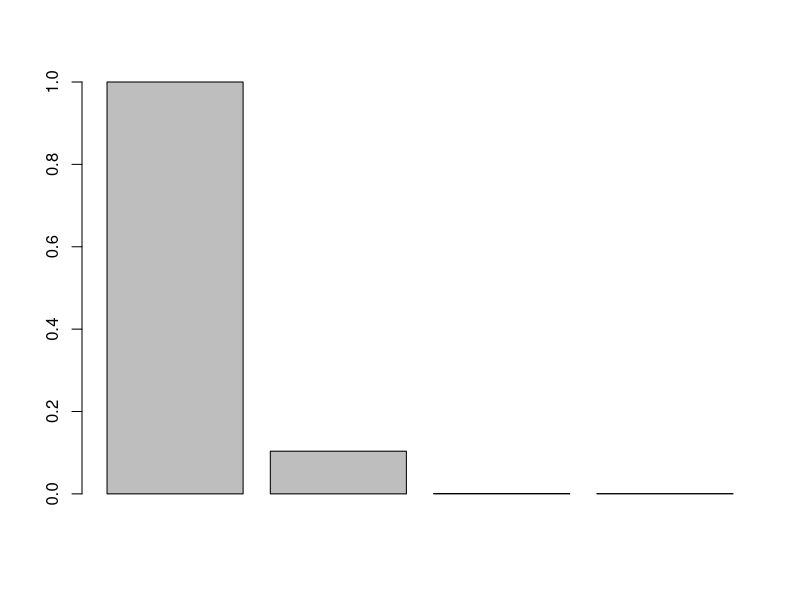
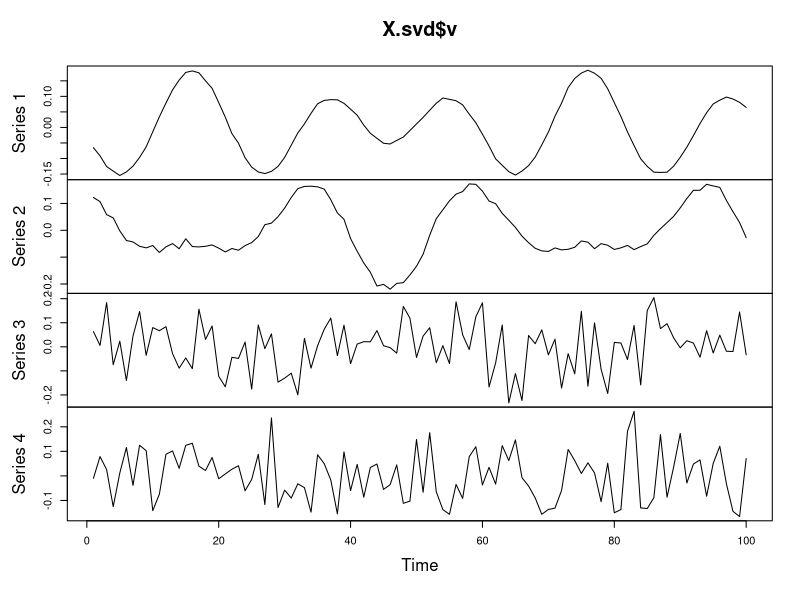

Here is the R script that generated these plots, in order:
# Generate some data--we're building out a few lights in our room, and the data the cameras recorded
# intensities:   the lights
# recorded.data: data from our camera, generated through dists and the cameras (recorders)

set.seed(500)
recorders   <- data.frame("X" = c(0,0,1,1), "Y" = c(0,1,1,0),
row.names   <- c("A", "B","C","D"))
locs        <- data.frame("X" = c(.3,.5),"Y" = c(.8,.2))
intensities <- data.frame(
  "sine" = sin(0:99*(pi/10)) + 1.2,
  "cosine" = .7*cos(0:99*(pi/15))+.9)

dists <- matrix(
  nrow = dim(locs)[1], ncol = dim(recorders)[1],
  dimnames = list(NULL, row.names(recorders)))

for (i in 1:dim(dists)[2]){
  dists[,i]=sqrt((locs$X-recorders$X[i])^2 + (locs$Y-recorders$Y[i])^2)
}

recorded.data <- data.frame(jitter(as.matrix(intensities) %*% as.matrix(exp(-2*dists)),amount=0))

# Obtain data in a matrix
Xoriginal <- t(as.matrix(recorded.data))

# Center the data so that the mean of each row is 0
rm <- rowMeans(Xoriginal)
X  <- Xoriginal-matrix(rep(rm, dim(Xoriginal)[2]), nrow=dim(Xoriginal)[1])

# Calculate P
A <- X %*% t(X)
E <- eigen(A,TRUE)
P <- t(E$vectors)

# Find the new data and standard deviations of the principal components
newdata <- P %*% X
sdev <-  sqrt(diag((1/(dim(X)[2]-1)* P %*% A %*% t(P))))

pr <- princomp(recorded.data)

# Same thing for SVD
# Obtain data in a matrix
Xoriginal <- t(as.matrix(recorded.data))

# Center the data so that the mean of each row is 0
rm <- rowMeans(Xoriginal)
X  <- Xoriginal-matrix(rep(rm, dim(Xoriginal)[2]), nrow=dim(Xoriginal)[1])

# Calculate the SVD
X.svd <- svd(X)

# Run along and preview some of our data
barplot(X.svd$d^2/X.svd$d[1]^2)
plot.ts(X.svd$v)